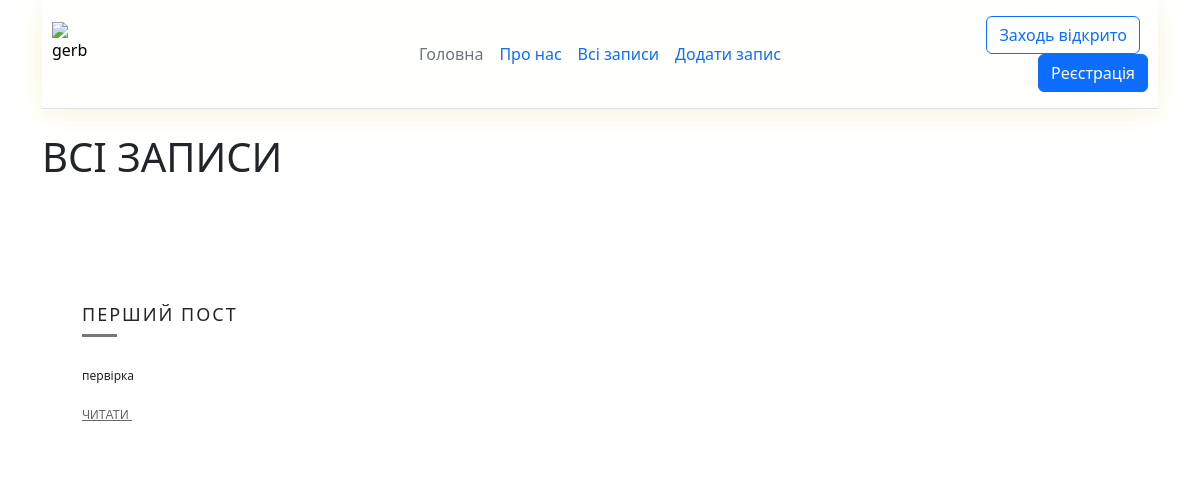
Page /posts on the earlier database version.
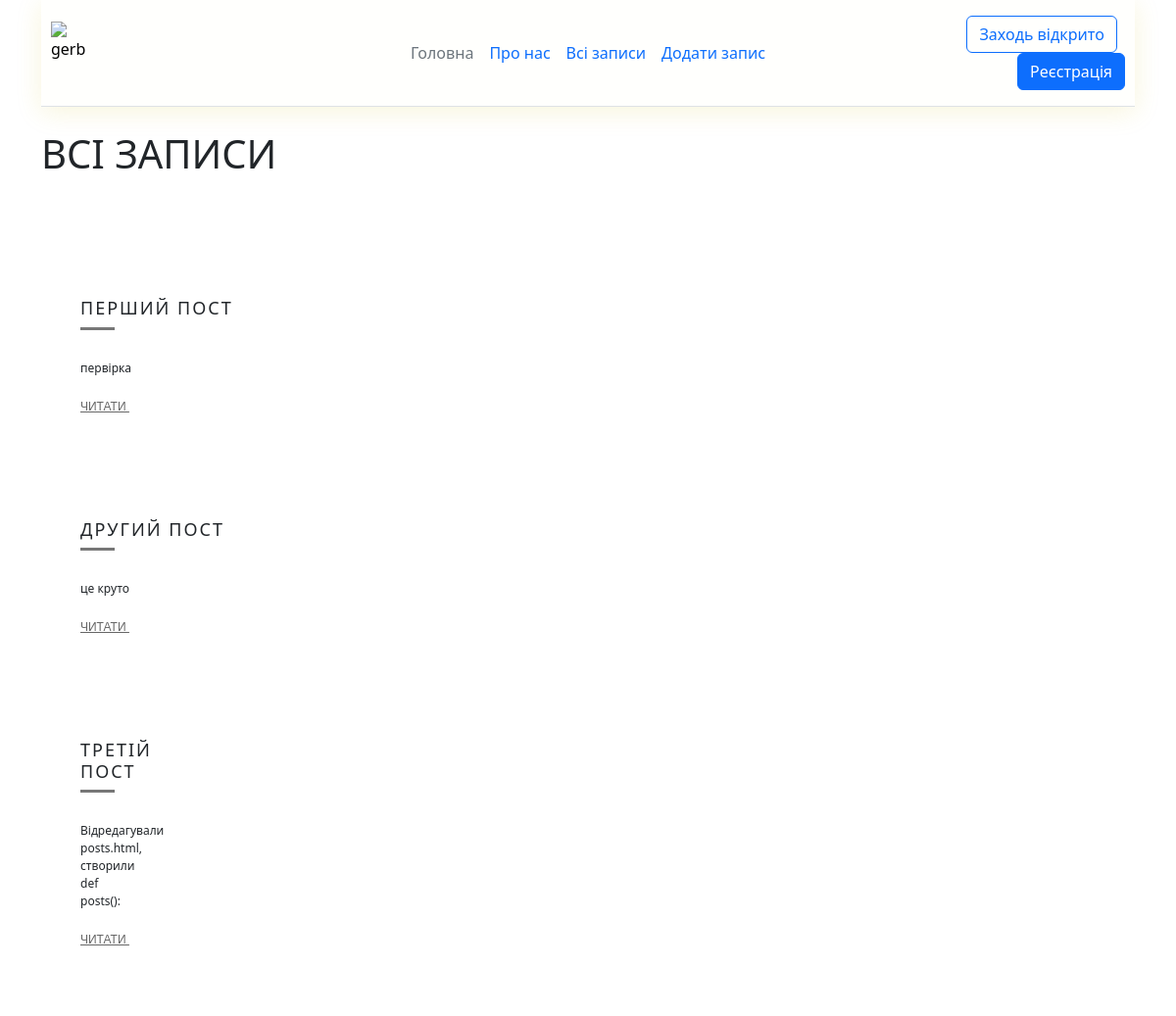
Same page on the later database version.
### _my_Flask_1.py (models this page shows, shortened)
class Post(db.Model):
    id = db.Column(db.Integer, primary_key=True)
    title = db.Column(db.String(80), unique=True, nullable=False)
    text = db.Column(db.Text, nullable=False)

### _my_Flask_1.py (the view)
@app.route("/posts")
def posts():
    posts = Post.query.all()
    return render_template("posts.html", posts=posts)

### templates/posts.html (shortened to what this page needs)
{% extends "base.html" %}
{% block body %}
<h1>ВСІ ЗАПИСИ</h1>
  <div class="row">
      {% for post in posts %}
    <div class="col-md-6 item">
      <div class="item-in">
        <h4>{{post.title}}</h4>
        <div class="seperator"></div>
        <p>{{post.text}}</p>
        <a href="#">читати
        </a>
      </div>
        {% endfor %}
    </div>
{% endblock %}

### templates/base.html (shortened to what this page needs)
<!DOCTYPE html>
<html lang="en">
<head>
    <link href="https://cdn.jsdelivr.net/npm/bootstrap@5.3.2/dist/css/bootstrap.min.css" rel="stylesheet">
    <link rel="stylesheet" href="{{ url_for('static', filename='css/main.css') }}">
</head>
<body>
<div class="container">
    <header class="d-flex flex-wrap align-items-center justify-content-center justify-content-md-between py-3 mb-4 border-bottom">
          <div class="col-md-3 mb-2 mb-md-0">
            <a href="/" class="d-inline-flex link-body-emphasis text-decoration-none">
              <img class="header__img" src="{{ url_for('static', filename='img/gerbUA.png') }}" alt="gerb">
            </a>
          </div>
          <ul class="nav col-12 col-md-auto mb-2 justify-content-center mb-md-0">
            <li><a href="{{ url_for('index') }}" class="nav-link px-2 link-secondary">Головна</a></li>
            <li><a href="{{ url_for('about') }}" class="nav-link px-2">Про нас</a></li>
            <li><a href="{{ url_for('posts') }}" class="nav-link px-2">Всі записи</a></li>
            <li><a href="{{ url_for('create') }}" class="nav-link px-2">Додати запис</a></li>
          </ul>
          <div class="col-md-3 text-end">
            <button type="button" class="btn btn-outline-primary me-2">Заходь відкрито</button>
            <button type="button" class="btn btn-primary">Реєстрація</button>
          </div>
        </header>
        {% block body %} {% endblock %}
    </div>
</body>
</html>

### static/css/main.css (style rules this page uses)
header { position: sticky; top: 0; padding: 10px; z-index: 1000; background-color: #fffffd; -webkit-box-shadow: 0 5px 25px rgba(142, 125, 125, 0.15); box-shadow: 0 5px 25px rgba(208, 189, 20, 0.15); }
.header__img { height: 64px; width: 38px; }
.row { padding: 50px 0; }
.seperator { margin-bottom: 30px; width: 35px; height: 3px; background: #777; border: none; }
.item { position: relative; margin-bottom: 30px; min-height: 1px; float: left; -webkit-backface-visibility: hidden; -webkit-tap-highlight-color: transparent; -webkit-touch-callout: none; -webkit-user-select: none; -moz-user-select: none; -ms-user-select: none; user-select: none; }
.item .item-in { background: #fff; padding: 40px; position: relative; }
.item .item-in::before { content: ""; position: absolute; bottom: 0px; height: 2px; width: 0%; background: #333333; right: 0px; -webkit-transition: width 0.4s; transition: width 0.4s; }
.item h4 { font-size: 18px; margin-top: 25px; letter-spacing: 2px; text-transform: uppercase; }
.item p { font-size: 12px; }
.item a { font-family: 'Montserrat', sans-serif; font-size: 12px; text-transform: uppercase; color: #666666; margin-top: 10px; }

Differences in the rows shown:
added Post: title "ДРУГИЙ ПОСТ", text "це круто"
added Post: title "ТРЕТІЙ ПОСТ", text "Відредагували posts.html, створили def posts():"
